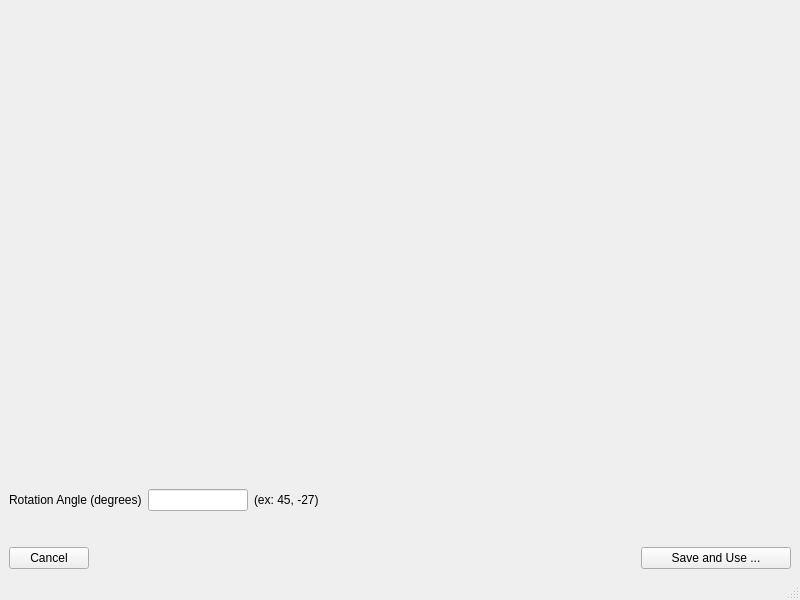
<?xml version="1.0" encoding="UTF-8"?>
<ui version="4.0">
 <class>MainWindow</class>
 <widget class="QMainWindow" name="MainWindow">
  <property name="geometry">
   <rect>
    <x>0</x>
    <y>0</y>
    <width>800</width>
    <height>600</height>
   </rect>
  </property>
  <property name="windowTitle">
   <string>MainWindow</string>
  </property>
  <widget class="QWidget" name="centralwidget">
   <layout class="QVBoxLayout" name="verticalLayout">
    <item>
     <widget class="QWidget" name="widget" native="true">
      <property name="sizePolicy">
       <sizepolicy hsizetype="Preferred" vsizetype="Expanding">
        <horstretch>0</horstretch>
        <verstretch>0</verstretch>
       </sizepolicy>
      </property>
     </widget>
    </item>
    <item>
     <layout class="QHBoxLayout" name="horizontalLayout_2">
      <item>
       <widget class="QLabel" name="label">
        <property name="text">
         <string>Rotation Angle (degrees)</string>
        </property>
       </widget>
      </item>
      <item>
       <widget class="QLineEdit" name="lineEdit">
        <property name="minimumSize">
         <size>
          <width>100</width>
          <height>0</height>
         </size>
        </property>
        <property name="maximumSize">
         <size>
          <width>100</width>
          <height>16777215</height>
         </size>
        </property>
       </widget>
      </item>
      <item>
       <widget class="QLabel" name="label_2">
        <property name="text">
         <string>(ex: 45, -27)</string>
        </property>
       </widget>
      </item>
      <item>
       <spacer name="horizontalSpacer_2">
        <property name="orientation">
         <enum>Qt::Horizontal</enum>
        </property>
        <property name="sizeHint" stdset="0">
         <size>
          <width>40</width>
          <height>20</height>
         </size>
        </property>
       </spacer>
      </item>
     </layout>
    </item>
    <item>
     <spacer name="verticalSpacer">
      <property name="orientation">
       <enum>Qt::Vertical</enum>
      </property>
      <property name="sizeType">
       <enum>QSizePolicy::Minimum</enum>
      </property>
      <property name="sizeHint" stdset="0">
       <size>
        <width>20</width>
        <height>30</height>
       </size>
      </property>
     </spacer>
    </item>
    <item>
     <layout class="QHBoxLayout" name="horizontalLayout">
      <item>
       <widget class="QPushButton" name="pushButton">
        <property name="text">
         <string>Cancel</string>
        </property>
       </widget>
      </item>
      <item>
       <spacer name="horizontalSpacer">
        <property name="orientation">
         <enum>Qt::Horizontal</enum>
        </property>
        <property name="sizeHint" stdset="0">
         <size>
          <width>40</width>
          <height>20</height>
         </size>
        </property>
       </spacer>
      </item>
      <item>
       <widget class="QPushButton" name="pushButton_2">
        <property name="minimumSize">
         <size>
          <width>150</width>
          <height>0</height>
         </size>
        </property>
        <property name="text">
         <string>Save and Use ...</string>
        </property>
       </widget>
      </item>
     </layout>
    </item>
   </layout>
  </widget>
  <widget class="QMenuBar" name="menubar">
   <property name="geometry">
    <rect>
     <x>0</x>
     <y>0</y>
     <width>800</width>
     <height>22</height>
    </rect>
   </property>
  </widget>
  <widget class="QStatusBar" name="statusbar"/>
 </widget>
 <resources/>
 <connections>
  <connection>
   <sender>pushButton</sender>
   <signal>clicked()</signal>
   <receiver>MainWindow</receiver>
   <slot>cancel_clicked()</slot>
   <hints>
    <hint type="sourcelabel">
     <x>70</x>
     <y>553</y>
    </hint>
    <hint type="destinationlabel">
     <x>163</x>
     <y>548</y>
    </hint>
   </hints>
  </connection>
 </connections>
 <slots>
  <slot>cancel_clicked()</slot>
 </slots>
</ui>
